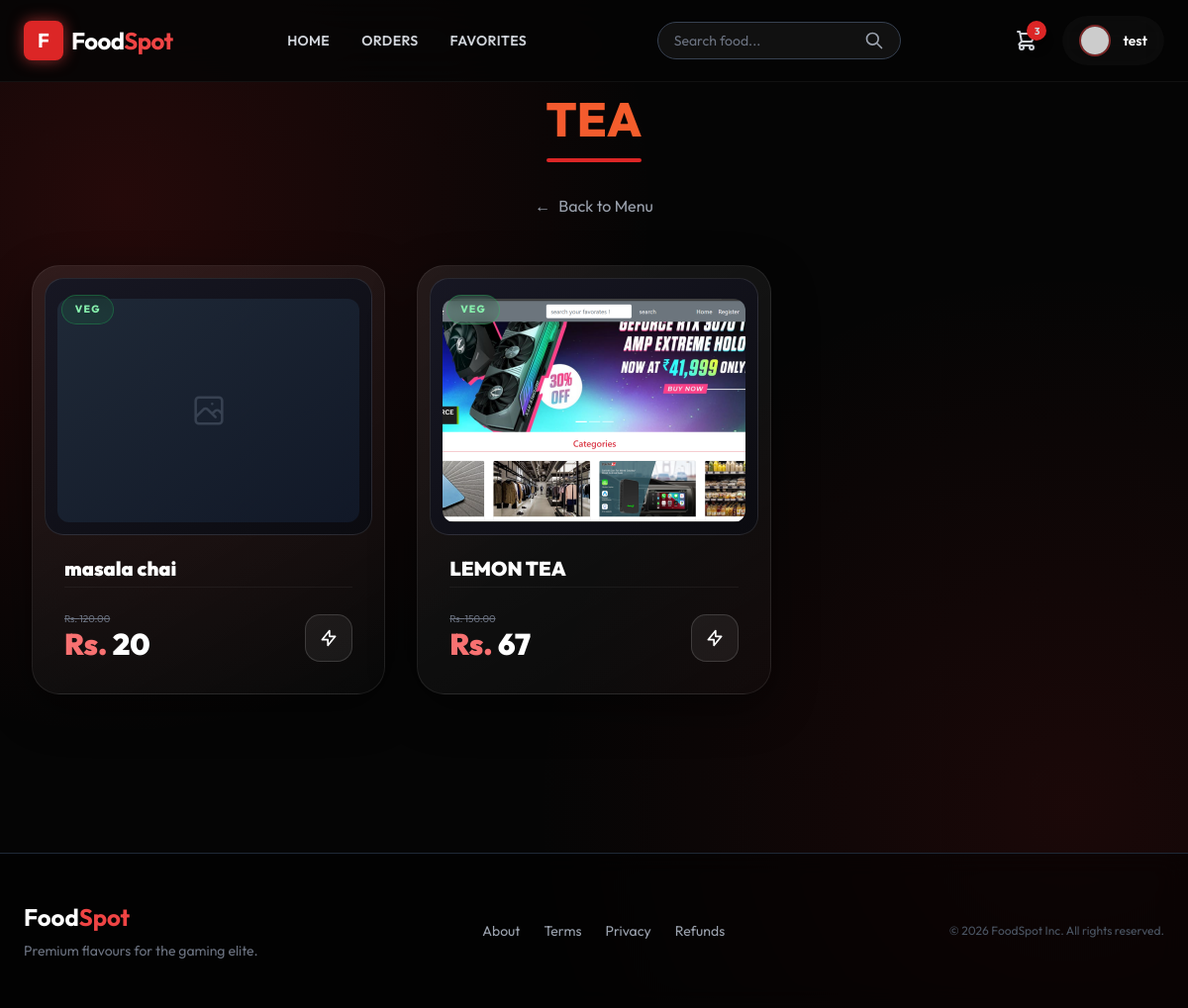
The page /category/3/ (signed in) on the database its author committed.
### menu/models.py (models this page shows, shortened)
class Product(models.Model):
    category = models.ForeignKey(Category, on_delete=models.CASCADE)
    name = models.CharField(max_length=150, null=False, blank=False)
    product_image = models.ImageField(upload_to='images', null=True, blank=True)
    quantity = models.IntegerField(null=False, blank=False, default=0)
    original_price = models.DecimalField(max_digits=10, decimal_places=2, null=False)
    selling_price = models.DecimalField(max_digits=10, decimal_places=2, null=False)
    description = models.TextField(max_length=300, null=False)
    is_veg = models.BooleanField(default=False)

### menu/views.py (the view)
# urls.py: path("category/<int:pk>/", CategoryDetailView.as_view(), name="category_detail"),
@method_decorator(never_cache, name="dispatch")
class CategoryDetailView(View):
    def get(self, request, pk):
        category = Category.objects.get(id=pk)
        products = Product.objects.filter(category=category)
        return render(request, "menu/category_detail.html", {
            "name": category,
            "data": products
        })

### menu/models.py (called while the page is built)
    def __str__(self):
        return self.name

### menu/templates/menu/category_detail.html (shortened to what this page needs)
{% extends "menu/base.html" %}
{% block content %}
<div class="mb-12 text-center">
    <h1 class="text-5xl font-extrabold text-transparent bg-clip-text bg-gradient-to-r from-red-500 to-orange-500 mb-4">
    </h1>
    <div class="h-1 w-24 bg-red-600 mx-auto rounded-full"></div>
    <div class="mt-8">
        <a href="{% url 'home' %}" class="text-gray-400 hover:text-white transition flex items-center justify-center gap-2 group">
            <span class="group-hover:-translate-x-1 transition">&larr;</span> Back to Menu
        </a>
    </div>
</div>
<div class="grid grid-cols-1 sm:grid-cols-2 md:grid-cols-3 xl:grid-cols-4 gap-8 mb-20 fade-in">
    {% for prod in data %}
    <article class="theme-card group p-3" style="--accent-color: {% if prod.is_veg %}34,197,94{% else %}239,68,68{% endif %};">
        <div class="relative h-[260px] overflow-hidden theme-media p-3 pt-5">
            <div class="absolute top-4 left-4 z-20">
                <span class="theme-chip {% if prod.is_veg %}text-green-300 border-green-500/30 bg-green-500/10{% else %}text-red-300 border-red-500/30 bg-red-500/10{% endif %}">
                    {% if prod.is_veg %}Veg{% else %}Non Veg{% endif %}
                </span>
            </div>
            <a href="{% url 'product_detail' prod.id %}" class="block w-full h-full">
                {% if prod.product_image %}
                <img src="{{ prod.product_image.url }}" class="w-full h-full object-cover rounded-xl transform group-hover:scale-105 transition duration-[1.2s] ease-out">
                {% else %}
                <div class="w-full h-full bg-gradient-to-br from-gray-800 to-gray-900 rounded-xl flex items-center justify-center">
                </div>
                {% endif %}
            </a>
        </div>
        <div class="p-5">
            <h3 class="text-xl font-black text-white truncate mb-1 group-hover:text-red-300 transition">{{ prod.name }}</h3>
            <div class="flex items-end justify-between border-t border-white/5 pt-6">
                <div class="flex flex-col">
                    {% if prod.selling_price < prod.original_price %}
                    <span class="text-[10px] text-gray-500 line-through">Rs. {{ prod.original_price }}</span>
                    {% endif %}
                    <span class="text-3xl font-black text-white"><span class="text-red-400">Rs.</span> {{ prod.selling_price|floatformat:0 }}</span>
                </div>
                <a href="{% url 'buy' prod.id %}" class="theme-btn-ghost w-12 h-12 flex items-center justify-center active:scale-90">
                    <svg xmlns="http://www.w3.org/2000/svg" class="h-5 w-5" fill="none" viewBox="0 0 24 24" stroke="currentColor">
                        <path stroke-linecap="round" stroke-linejoin="round" stroke-width="2" d="M13 10V3L4 14h7v7l9-11h-7z" />
                    </svg>
                </a>
            </div>
        </div>
    </article>
    {% endfor %}
</div>
{% endblock %}

### menu/templates/menu/base.html (shortened to what this page needs)
{% load static %}
<!DOCTYPE html>
<html lang="en">
<head>
    <script src="https://cdn.tailwindcss.com"></script>
</head>
<body class="flex flex-col min-h-screen">
    {% block navbar %}
    <nav class="glass-nav fixed w-full z-50 transition-all duration-300">
        <div class="max-w-7xl mx-auto px-6 py-4 flex justify-between items-center">
            <a href="{% url 'home' %}" class="flex items-center gap-2 group">
                <div
                    class="w-10 h-10 bg-red-600 rounded-lg flex items-center justify-center transform group-hover:rotate-12 transition duration-300 shadow-[0_0_15px_rgba(239,68,68,0.6)]">
                    <span class="text-white font-bold text-xl">F</span>
                </div>
                <span class="text-2xl font-bold tracking-tight group-hover:text-red-500 transition">Food<span
                        class="text-red-500">Spot</span></span>
            </a>
            {% if user.is_authenticated %}
            <div class="hidden md:flex items-center space-x-8 text-sm font-semibold uppercase tracking-wide">
                <a href="{% url 'home' %}" class="relative group text-gray-300 hover:text-white transition">
                    Home
                </a>
                <a href="{% url 'my_orders' %}" class="relative group text-gray-300 hover:text-white transition">
                    Orders
                </a>
                <a href="{% url 'favorites' %}" class="relative group text-gray-300 hover:text-white transition">
                    Favorites
                </a>
            </div>
            {% endif %}
            {% block search_bar %}
            <form action="{% url 'search' %}" method="GET"
                class="search-form relative hidden md:flex items-center bg-white/5 border border-gray-700 rounded-full px-4 py-2 ml-4 focus-within:border-red-500/50 focus-within:bg-white/10 transition">
                <input type="text" name="q" placeholder="Search food..." autocomplete="off"
                    class="search-input bg-transparent border-none text-sm text-white placeholder-gray-500 focus:outline-none w-48">
                <button type="submit" class="text-gray-400 hover:text-white transition">
                    <svg xmlns="http://www.w3.org/2000/svg" class="h-5 w-5" fill="none" viewBox="0 0 24 24"
                        stroke="currentColor">
                        <path stroke-linecap="round" stroke-linejoin="round" stroke-width="2"
                            d="M21 21l-6-6m2-5a7 7 0 11-14 0 7 7 0 0114 0z" />
                    </svg>
                </button>
            </form>
            {% endblock %}
            <div class="flex items-center space-x-6">
                {% if user.is_authenticated %}
                <a href="{% url 'cart' %}" class="relative group text-gray-300 hover:text-white transition">
                    {% if user.cart_set.count > 0 %}
                    <span
                        class="absolute -top-2 -right-2 bg-red-600 text-[10px] w-5 h-5 flex items-center justify-center rounded-full font-bold shadow-lg animate-bounce">
                        {{ user.cart_set.count }}
                    </span>
                    {% endif %}
                </a>
                {% endif %}
                {% if user.is_authenticated %}
                <a href="{% url 'profile' %}"
                    class="flex items-center gap-3 glass px-4 py-2 rounded-full hover:bg-white/10 transition border-transparent hover:border-red-500/30 group">
                    <div
                        class="w-8 h-8 rounded-full overflow-hidden border-2 border-red-500/50 group-hover:border-red-500 transition">
                        {% if user.profile.profile_pic %}
                        <img src="{{ user.profile.profile_pic.url }}" class="w-full h-full object-cover">
                        {% else %}
                        <img src="https://ui-avatars.com/api/?name={{ user.username }}&background=1f2937&color=fff"
                            class="w-full h-full object-cover">
                        {% endif %}
                    </div>
                    <span class="hidden md:block font-semibold text-sm">{{ user.username }}</span>
                </a>
                {% else %}
                <a href="{% url 'login' %}"
                    class="bg-red-600 hover:bg-red-700 text-white text-sm font-bold px-6 py-2.5 rounded-full shadow-[0_4px_14px_0_rgba(220,38,38,0.39)] hover:shadow-[0_6px_20px_rgba(220,38,38,0.23)] hover:-translate-y-0.5 transition ease-in-out">
                    Login
                </a>
                {% endif %}
            </div>
        </div>
    </nav>
    {% endblock %}
    <main class="flex-grow {% block main_padding_class %}pt-24{% endblock %} px-4 sm:px-6 lg:px-8 max-w-7xl mx-auto w-full fade-in">
        {% block content %}
        {% endblock %}
    </main>
    <footer class="mt-20 border-t border-gray-800 bg-black/50 backdrop-blur-md">
        <div class="max-w-7xl mx-auto py-12 px-6">
            <div class="flex flex-col md:flex-row justify-between items-center gap-6">
                <div class="text-center md:text-left">
                    <h3 class="text-2xl font-bold text-white mb-2">Food<span class="text-red-500">Spot</span></h3>
                    <p class="text-gray-500 text-sm">Premium flavours for the gaming elite.</p>
                </div>
                <div class="flex space-x-6 text-sm text-gray-400">
                    <a href="{% url 'about_us' %}" class="hover:text-red-500 transition">About</a>
                    <a href="{% url 'terms' %}" class="hover:text-red-500 transition">Terms</a>
                    <a href="{% url 'privacy' %}" class="hover:text-red-500 transition">Privacy</a>
                    <a href="{% url 'refund' %}" class="hover:text-red-500 transition">Refunds</a>
                </div>
                <p class="text-gray-600 text-xs">© 2026 FoodSpot Inc. All rights reserved.</p>
            </div>
        </div>
    </footer>
</body>
</html>

### menu/templates/menu/base.html (style rules this page uses)
:root { --theme-bg: #050505; --theme-surface: #0b0b0f; --theme-surface-2: #12121a; --theme-border: rgba(255, 255, 255, 0.08); --theme-red: #ef4444; --theme-red-soft: rgba(239, 68, 68, 0.22); --theme-green: #22c55e; --theme-text: #f8fafc; --theme-muted: #94a3b8; }
body { font-family: 'Outfit', sans-serif; background-color: var(--theme-bg); background-image: radial-gradient(circle at 10% 20%, rgba(220, 38, 38, 0.15) 0%, transparent 40%), radial-gradient(circle at 90% 80%, rgba(220, 38, 38, 0.1) 0%, transparent 40%); color: #fff; overflow-x: hidden; }
.glass { background: rgba(255, 255, 255, 0.03); backdrop-filter: blur(16px); -webkit-backdrop-filter: blur(16px); border: 1px solid rgba(255, 255, 255, 0.08); }
.glass-nav { background: rgba(5, 5, 5, 0.85); backdrop-filter: blur(20px); border-bottom: 1px solid rgba(255, 255, 255, 0.05); }
.fade-in { animation: fadeIn 0.6s ease-out forwards; opacity: 0; transform: translateY(10px); }
.theme-card { position: relative; border-radius: 1.75rem; border: 1px solid var(--theme-border); background: linear-gradient(150deg, rgba(255, 255, 255, 0.08), rgba(255, 255, 255, 0.02)); box-shadow: 0 15px 45px rgba(0, 0, 0, 0.45); overflow: hidden; transition: transform .35s ease, border-color .35s ease, box-shadow .35s ease; }
.theme-media { border-radius: 1.2rem; overflow: hidden; border: 1px solid rgba(255, 255, 255, 0.1); background: linear-gradient(145deg, #171723, #0b0b10); }
.theme-chip { display: inline-flex; align-items: center; gap: .35rem; border: 1px solid rgba(255, 255, 255, 0.16); border-radius: 9999px; padding: .4rem .8rem; font-size: .65rem; font-weight: 800; letter-spacing: .12em; text-transform: uppercase; background: rgba(255, 255, 255, 0.05); color: #d1d5db; backdrop-filter: blur(8px); }
.theme-btn-ghost { border: 1px solid rgba(255, 255, 255, 0.15); border-radius: .95rem; background: rgba(255, 255, 255, 0.06); color: #fff; transition: background .2s ease, transform .2s ease; }

### rows shown on the page
Product: is_veg "VEG", name "masala chai", original_price "120.00", selling_price "20"
Product: is_veg "VEG", product_image (picture), name "LEMON TEA", original_price "150.00", selling_price "67"

### other values the page prints
{{ user.cart_set.count }} "3"
{{ user.username }} "test"
